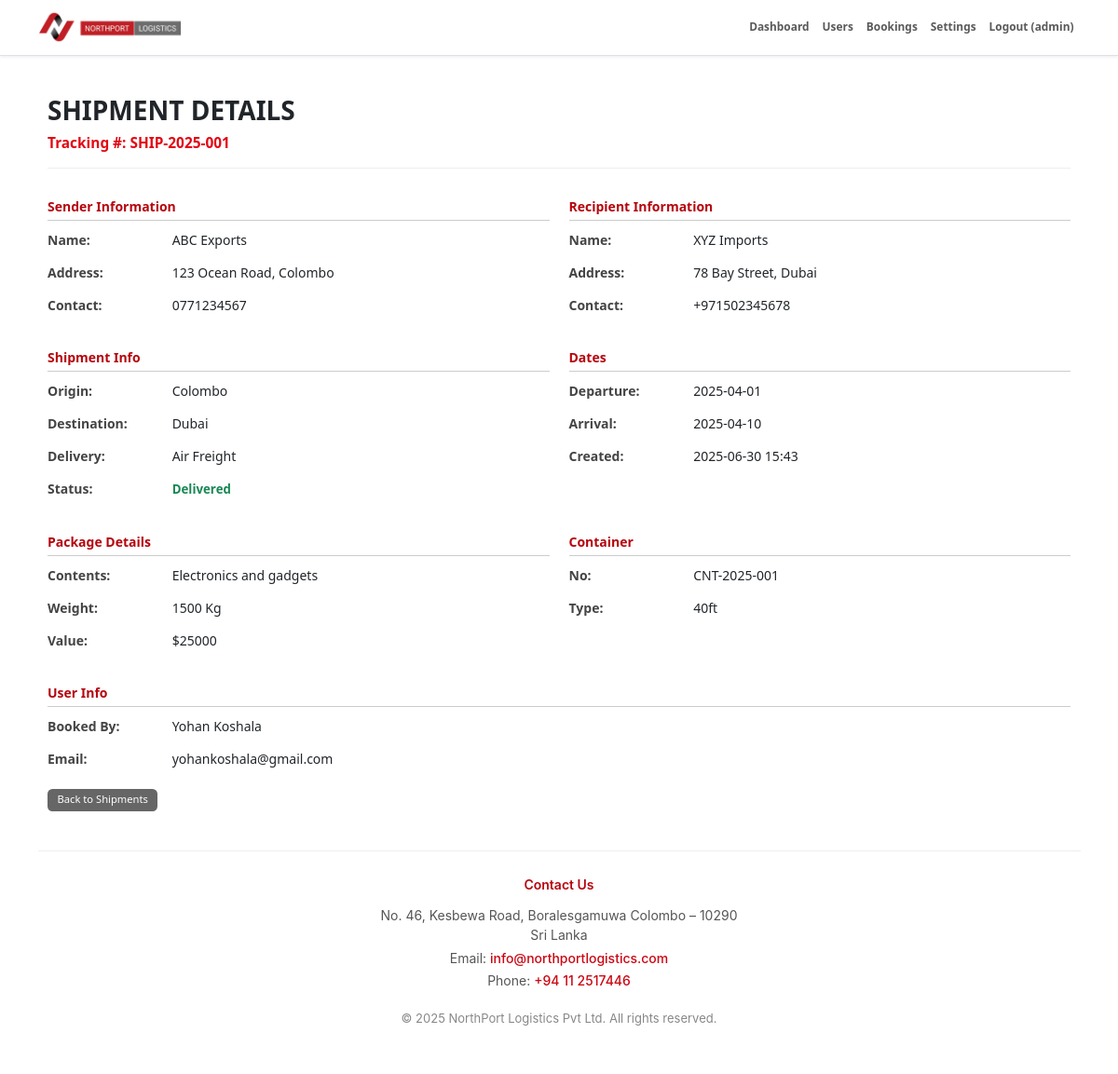
/admin/view_shipment_details.php?id=1 (signed in), run on an earlier commit of the app's database.
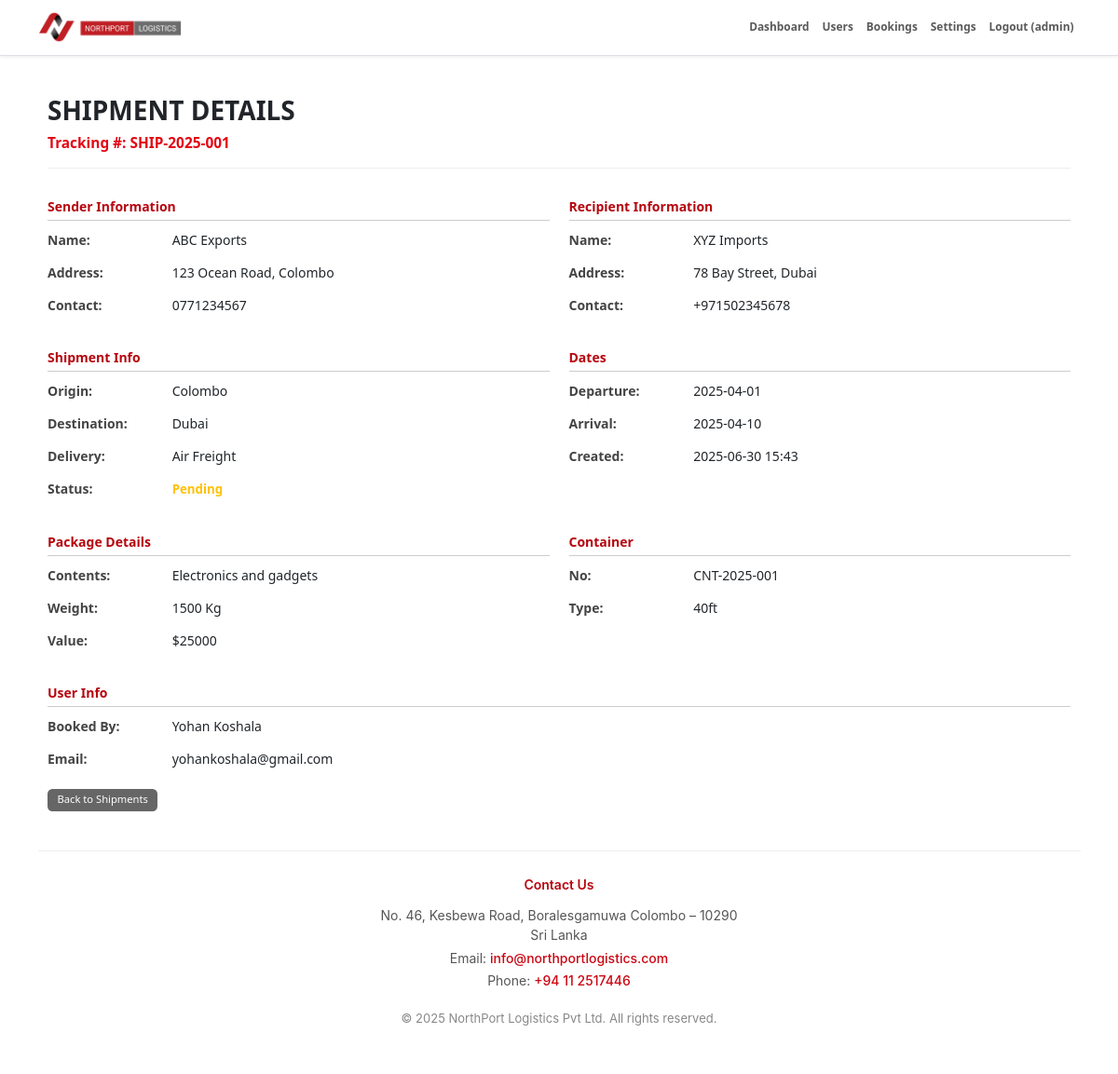
And on a later commit of the database.
### tables this page shows
CREATE TABLE `shipments` (
  `id` int(11) NOT NULL,
  `shipment_id` varchar(50) NOT NULL,
  `user_id` int(11) NOT NULL,
  `booking_id` int(11) DEFAULT NULL,
  `container_id` int(11) DEFAULT NULL,
  `origin` varchar(100) NOT NULL,
  `destination` varchar(100) NOT NULL,
  `status` enum('Pending','In Transit','Delivered','Cancelled') DEFAULT 'Pending',
  `departure_date` date DEFAULT NULL,
  `arrival_date` date DEFAULT NULL,
  `created_at` datetime DEFAULT current_timestamp(),
  `updated_at` datetime DEFAULT current_timestamp() ON UPDATE current_timestamp(),
  `sender_name` varchar(100) DEFAULT NULL,
  `sender_address` varchar(255) DEFAULT NULL,
  `sender_contact` varchar(50) DEFAULT NULL,
  `recipient_name` varchar(100) DEFAULT NULL,
  `recipient_address` varchar(255) DEFAULT NULL,
  `recipient_contact` varchar(50) DEFAULT NULL,
  `package_contents` text DEFAULT NULL,
  `package_weight` varchar(50) DEFAULT NULL,
  `package_value` varchar(50) DEFAULT NULL,
  `delivery_type` varchar(50) DEFAULT NULL
);

CREATE TABLE `containers` (
  `id` int(11) NOT NULL,
  `container_no` varchar(50) NOT NULL,
  `type` enum('20ft','40ft','Reefer','Open Top','Tank') NOT NULL,
  `status` enum('Available','In Use','Under Maintenance','Damaged') DEFAULT 'Available',
  `location` varchar(100) DEFAULT NULL,
  `assigned_fleet_id` int(11) DEFAULT NULL,
  `last_inspected_at` date DEFAULT NULL,
  `created_at` datetime DEFAULT current_timestamp(),
  `updated_at` datetime DEFAULT current_timestamp() ON UPDATE current_timestamp()
);

CREATE TABLE `users` (
  `id` int(11) NOT NULL,
  `username` varchar(50) NOT NULL,
  `email` varchar(100) NOT NULL,
  `password_hash` varchar(255) NOT NULL,
  `role` enum('admin','manager','employer','user') NOT NULL DEFAULT 'user',
  `is_active` tinyint(1) NOT NULL DEFAULT 1,
  `created_at` timestamp NOT NULL DEFAULT current_timestamp(),
  `updated_at` timestamp NOT NULL DEFAULT current_timestamp() ON UPDATE current_timestamp(),
  `phone` varchar(20) DEFAULT NULL,
  `street_address` varchar(255) DEFAULT NULL,
  `city` varchar(100) DEFAULT NULL,
  `state` varchar(100) DEFAULT NULL,
  `postal_code` varchar(20) DEFAULT NULL,
  `country` varchar(100) DEFAULT NULL,
  `company_name` varchar(255) DEFAULT NULL,
  `profile_pic` varchar(255) DEFAULT NULL,
  `date_of_birth` date DEFAULT NULL,
  `preferences` longtext DEFAULT NULL CHECK (json_valid(`preferences`)),
  `notes` text DEFAULT NULL,
  `department` varchar(100) DEFAULT NULL,
  `job_title` varchar(100) DEFAULT NULL,
  `date_of_joining` date DEFAULT NULL,
  `nic_passport_number` varchar(50) DEFAULT NULL
);

### admin/view_shipment_details.php (the view, shortened to what this page needs)
<?php
require_once '../includes/header.php';
$shipmentId = $_GET['id'] ?? null;
$stmt = $pdo->prepare("
    SELECT s.*, u.username, u.email, c.container_no, c.type AS container_type
    FROM shipments s
    LEFT JOIN users u ON s.user_id = u.id
    LEFT JOIN containers c ON s.container_id = c.id
    WHERE s.id = ?
");
$stmt->execute([$shipmentId]);
$shipment = $stmt->fetch(PDO::FETCH_ASSOC);
?>
<div class="container my-5">
    <div class="shipment-header">
        <h2 class="fw-bold mb-2">SHIPMENT DETAILS</h2>
        <div class="shipment-tracking">Tracking #: <?= htmlspecialchars($shipment['shipment_id']) ?></div>
    </div>
    <div class="row mb-4">
        <div class="col-md-6">
            <div class="section-title">Sender Information</div>
            <p><span class="info-label">Name:</span> <?= htmlspecialchars($shipment['sender_name']) ?></p>
            <p><span class="info-label">Address:</span> <?= htmlspecialchars($shipment['sender_address']) ?></p>
            <p><span class="info-label">Contact:</span> <?= htmlspecialchars($shipment['sender_contact']) ?></p>
        </div>
        <div class="col-md-6">
            <div class="section-title">Recipient Information</div>
            <p><span class="info-label">Name:</span> <?= htmlspecialchars($shipment['recipient_name']) ?></p>
            <p><span class="info-label">Address:</span> <?= htmlspecialchars($shipment['recipient_address']) ?></p>
            <p><span class="info-label">Contact:</span> <?= htmlspecialchars($shipment['recipient_contact']) ?></p>
        </div>
    </div>
    <div class="row mb-4">
        <div class="col-md-6">
            <div class="section-title">Shipment Info</div>
            <p><span class="info-label">Origin:</span> <?= htmlspecialchars($shipment['origin']) ?></p>
            <p><span class="info-label">Destination:</span> <?= htmlspecialchars($shipment['destination']) ?></p>
            <p><span class="info-label">Delivery:</span> <?= htmlspecialchars($shipment['delivery_type']) ?></p>
            <p><span class="info-label">Status:</span>
                <span class="status-text
                    <?=
                        $shipment['status'] === 'Delivered' ? 'status-delivered' :
                        ($shipment['status'] === 'In Transit' ? 'status-intransit' :
                        ($shipment['status'] === 'Cancelled' ? 'status-cancelled' : 'status-pending'))
                    ?>">
                    <?= htmlspecialchars($shipment['status']) ?>
                </span>
            </p>
        </div>
        <div class="col-md-6">
            <div class="section-title">Dates</div>
            <p><span class="info-label">Departure:</span> <?= date('Y-m-d', strtotime($shipment['departure_date'])) ?></p>
            <p><span class="info-label">Arrival:</span> <?= date('Y-m-d', strtotime($shipment['arrival_date'])) ?></p>
            <p><span class="info-label">Created:</span> <?= date('Y-m-d H:i', strtotime($shipment['created_at'])) ?></p>
        </div>
    </div>
    <div class="row mb-4">
        <div class="col-md-6">
            <div class="section-title">Package Details</div>
            <p><span class="info-label">Contents:</span> <?= htmlspecialchars($shipment['package_contents']) ?></p>
            <p><span class="info-label">Weight:</span> <?= htmlspecialchars($shipment['package_weight']) ?> Kg</p>
            <p><span class="info-label">Value:</span> $<?= htmlspecialchars($shipment['package_value']) ?></p>
        </div>
        <div class="col-md-6">
            <div class="section-title">Container</div>
            <p><span class="info-label">No:</span> <?= htmlspecialchars($shipment['container_no'] ?? '-') ?></p>
            <p><span class="info-label">Type:</span> <?= htmlspecialchars($shipment['container_type'] ?? '-') ?></p>
        </div>
    </div>
    <div class="info-group">
        <div class="section-title">User Info</div>
        <p><span class="info-label">Booked By:</span> <?= htmlspecialchars($shipment['username'] ?? '-') ?></p>
        <p><span class="info-label">Email:</span> <?= htmlspecialchars($shipment['email'] ?? '-') ?></p>
    </div>
    <div class="mt-4">
        <a href="manage_shipments.php" class="btn btn-back">Back to Shipments</a>
    </div>
</div>
<?php require_once '../includes/footer.php'; ?>

What changed in the data, as far as the page shows it:
changed shipments "ABC Exports": status "Delivered" → "Pending"
